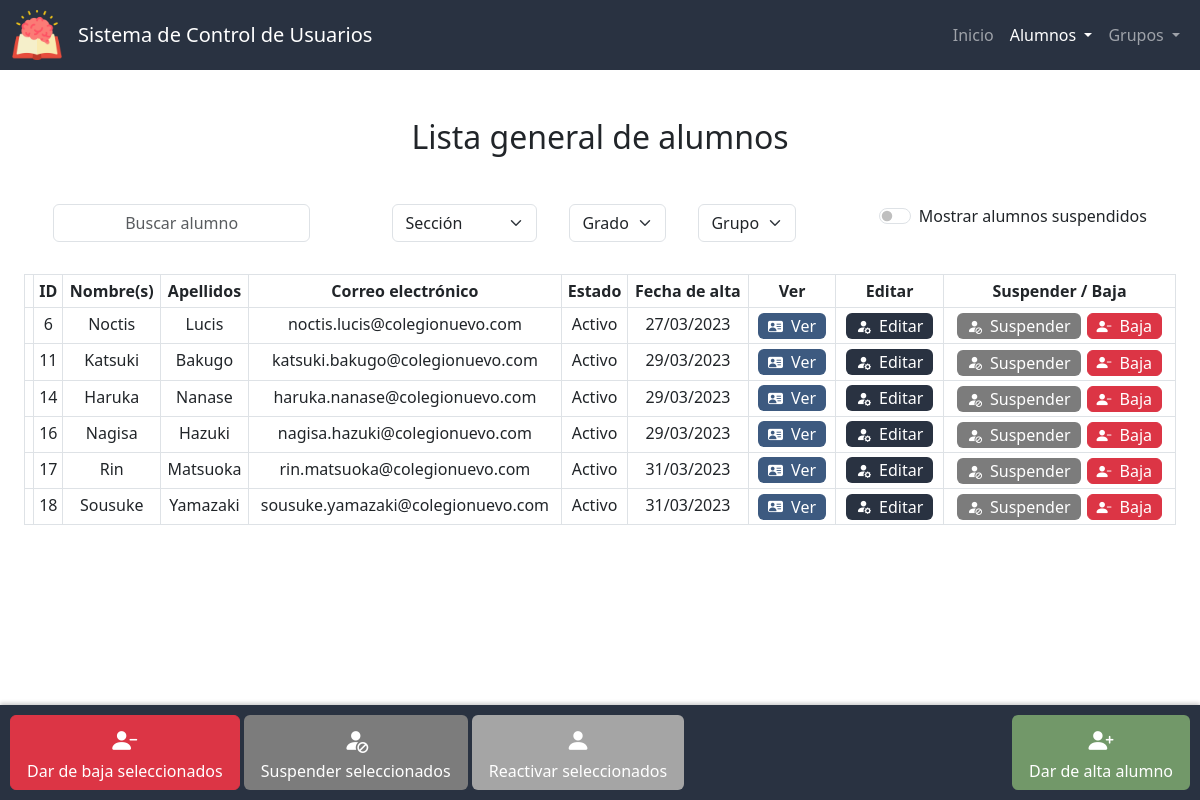
The page /lista_alumnos on the database its author committed.
### app.py (models this page shows, shortened)
class Alumnos(db.Model):
    id = db.Column(db.Integer, primary_key=True)
    nombre = db.Column(db.String(50), nullable=False)
    apellidos = db.Column(db.String(50), nullable=False)
    correo = db.Column(db.String(50), nullable=False, unique=True)
    estado = db.Column(db.Integer, nullable=False, default=0) # 0 - activo, 1 - suspendido, 2 - baja
    fecha_de_creacion = db.Column(db.DateTime, nullable=False, default=datetime.now)

### app.py (the view)
@app.route("/lista_alumnos", methods=["GET", "POST"])
def lista_alumnos():
    if request.method == "POST":
        grupo_actual = {}
        grupo_actual["seccion"] = request.form.get("seccion")
        grupo_actual["grado"] = request.form.get("grado")
        grupo_actual["grupo"] = request.form.get("grupo")
        suspendidos = True if request.form.get("suspendidos") == "on" else False
        estado = [0, 1] if suspendidos else [0]
        secciones = db.session.query(Grupos.seccion).distinct().all()
        datos = consultar_alumnos(grupo_actual, suspendidos,estado)
        if datos:
            return render_template("lista_alumnos.html", active="Lista de alumnos", lista=datos['lista'] , estados=ESTADOSV, grupo_actual=grupo_actual, secciones=secciones, grados=datos['grados'], grupos=datos['grupos'], suspendidos=suspendidos)
        else:
            lista = Alumnos.query.filter(Alumnos.estado.in_(estado)).all()
            return render_template("lista_alumnos.html", active="Lista de alumnos", lista=lista, estados=ESTADOSV, grupo_actual=None, secciones=secciones, grados=None, grupos=None, suspendidos=suspendidos)
    else:
        estado = 0
        lista = Alumnos.query.filter(Alumnos.estado == estado).all()
        secciones = db.session.query(Grupos.seccion).distinct().all()
        return render_template("lista_alumnos.html", active="Lista de alumnos", lista=lista, estados=ESTADOSV, grupo_actual=None, secciones=secciones, grados=None, grupos=None)

### templates/lista_alumnos.html (shortened to what this page needs)
{% extends "layout.html" %}
{% block scripts %}
    <link href="https://unpkg.com/bootstrap-table@1.21.3/dist/bootstrap-table.min.css" rel="stylesheet">
{% endblock %}
{% block main %}
    <h2 class="mb-5">
        {% if grupo_actual %} Lista de {% else %} Lista general de alumnos {% endif %}
    </h2>
    <form id="form-buscar-grupo" action="/lista_alumnos" method="post">
        <div class="d-flex justify-content-around">
            <div class="mb-3 mx-3">
                <input autocomplete="off" class="form-control mx-auto w-auto" autofocus id="buscar" placeholder="Buscar alumno" type="text">
            </div>
            <div class="d-flex flex-row bd-highlight mb-3 justify-content-center">
                <div class="mb-3 mx-3">
                    <select class="select form-select mx-auto w-auto" name="seccion" id="seccion" required>
                        <option selected value="">Sección</option>
                    </select>
                </div>
                <div class="d-flex flex-row justify-content-center" {% if grupo_actual.seccion %} style="display:block" {% else %} style="display:none" {% endif %}>
                    <div class="mb-3 mx-3">
                        <select class="select form-select mx-auto w-auto" name="grado" id="grado" required>
                            <option selected value="">Grado</option>
                        </select>
                    </div>
                    <div class="mb-3 mx-3">
                        <select class="select form-select mx-auto w-auto" name="grupo" id="grupo" required>
                            <option selected value="">Grupo</option>
                        </select>
                    </div>
                </div>
            </div>
            <div class="mb-3 mx-3">
                <div class="form-check form-switch switch-primario">
                    <input class="form-check-input" type="checkbox" id="suspendidos" name="suspendidos" {% if suspendidos %} checked {% endif %}>
                    <label class="form-check-label" for="suspendidos">Mostrar alumnos suspendidos</label>
                </div>
            </div>
        </div>
    </form>
    <div id="alumnos-div" class="container-fluid">
        <table id="tabla-alumnos" class="table table-hover table-bordered table-sm"
        data-search="true" data-search-accent-neutralise="true" data-search-selector="#buscar"
        data-show-columns="true" data-show-columns-toggle-all="true"
        data-show-pagination-switch="true" data-show-toggle="true" data-show-fullscreen="true"
        data-buttons-class="" data-locale="es-MX" data-visible-search="true"
        data-page-list="[10, 25, 50, 100, All]" data-select-item-name="selectedItems">
            <thead id="thead" class="color-primario">
                <tr>
                    <th data-field="state" data-checkbox="true"></th>
                    <th data-sortable="true" scope="col" data-visible="false" >ID</th>
                    <th data-sortable="true" scope="col">Nombre(s)</th>
                    <th data-sortable="true" scope="col">Apellidos</th>
                    <th data-sortable="true" scope="col">Correo electrónico</th>
                    <th data-sortable="true" scope="col" class="col-movil">Estado</th>
                    <th data-sortable="true" scope="col" class="col-movil">Fecha de alta</th>
                    <th>Ver</th>
                    <th class="col-movil">Editar</th>
                    <th class="col-movil">Suspender / Baja</th>
                </tr>
            </thead>
            <tbody id="tbody">
                {% for i in lista %}
                    <tr {% if i.estado == 1 %} class="suspendido" {% endif %}>
                        <td></td>
                        <td>{{ i.id }}</td>
                        <td >{{ i.nombre }}</td>
                        <td>{{ i.apellidos }}</td>
                        <td>{{ i.correo }}</td>
                        <td>{{ estados[i.estado] }}</td>
                        <td>{{ i.fecha_de_creacion.strftime('%d/%m/%Y') }}</td>
                        <td>
                            <form action="/ver_alumno" method="get">
                                <button type="submit" class="edit btn ver" title="Ver alumno"><i class="bi-small bi bi-person-vcard-fill mx-1"></i><span class="mx-1 no-movil">Ver</span></button>
                            </form>
                        </td>
                        <td>
                            <form action="/editar_alumno" method="get">
                                <button type="submit" class="edit btn color-primario" title="Editar alumno"><i class="bi-small bi bi-person-fill-gear mx-1"></i><span class="mx-1 no-movil">Editar</span></button>
                            </form>
                        </td>
                        <td>
                            <div class="btn-group">
                                <div {% if i.estado == 1 %} style="display:none;" {% endif %}>
                                    <form action="/suspender_alumno" method="post">
                                        <button type="submit" class="edit btn gris-oscuro" title="Suspender alumno"><i class="bi-small bi-person-fill-slash mx-1"></i><span class="mx-1 no-movil">Suspender</span></button>
                                    </form>
                                </div>
                                <form id="form-eliminar-alumno" action="/eliminar_alumno" method="post">
                                    <button type="button" class="edit btn btn-danger" title="Eliminar alumno" onclick="confirmarEliminar('{{ i.id }}', '{{ i.nombre }}', '{{ i.apellidos }}')"><i class="bi-small bi bi-person-dash-fill mx-1"></i><span class="mx-1 no-movil">Baja</span></button>
                                </form>
                            </div>
                        </td>
                    </tr>
                {% endfor %}
            </tbody>
        </table>
    </div>
    <div class="botones-fijos d-flex justify-content-between">
        <div class="btn-group">
            <div>
                <button id="eliminar-seleccionados" class="btn-big btn btn-danger" title="Dar de baja seleccionados"><i class="bi bi-person-dash-fill"></i><div class="mx-1 no-movil">Dar de baja seleccionados</div></button>
                <button id="suspender-seleccionados" class="btn-big btn gris-oscuro" title="Suspender seleccionados"><i class="bi bi-person-fill-slash"></i><div class="mx-1 no-movil">Suspender seleccionados</div></button>
                <button id="reactivar-seleccionados" class="btn-big btn gris" title="Reactivar seleccionados"><i class="bi bi-person-fill"></i><div class="mx-1 no-movil">Reactivar seleccionados</div></button>
            </div>
        </div>
        <div>
            <form action="/alta_alumno">
                <button type="submit" class="btn-big btn verde" title="Dar de alta alumno"><i class="bi bi-person-plus-fill"></i><div class="mx-1 no-movil">Dar de alta alumno</div></button>
            </form>
        </div>
    </div>
{% endblock %}

### static/styles.css (style rules this page uses)
:root { --color-primario: #293241; --color-primario-active: #3b4f69; --color-primario-hover: #334458; --letra-primario: white; --letra-primario-inactive: #9A9EA5; --letra-primario-hover: #C9CBCF; --verde: #729869; --verde-active: #588559; --amarillo: #D69900; --amarillo-active: #b17900; --color-ver: #3D5A80; --color-ver-active: #5281a7; --gris: #a5a5a5; --gris-active: #969696; --gris-oscuro: #7c7c7c; --gris-oscuro-active: #646464; }
.color-primario { background-color: var(--color-primario); color: var(--letra-primario); }
.btn.edit { padding: 0 5px; }
.btn.edit { margin: 0 3px; }
.btn.edit, .btn-big { transition: transform 0.2s ease-in-out; }
.btn-danger { margin: 0; }
.verde { background-color: var(--verde); color: var(--letra-primario); }
.gris { background-color: var(--gris); color: var(--letra-primario); }
.gris-oscuro { background-color: var(--gris-oscuro); color: var(--letra-primario); }
.ver { background-color: var(--color-ver); color: var(--letra-primario); }
#grado, #grupo { width: 100px; }
.bi { font-size: 25px; color: var(--letra-primario); }
.bi-small { font-size: 15px; }
.d-flex { display: flex; flex-wrap: wrap; }
input { text-align: center; }
#alumnos-div { max-width: 1500px; justify-content: center; margin-bottom: 75px; }
.botones-fijos { position: fixed; bottom: 0; left: 0; right: 0; display: flex; justify-content: center; padding: 10px; background-color: var(--color-primario); box-shadow: 0 -2px 4px rgba(0, 0, 0, 0.2); }

### rows shown on the page
Alumnos: id "6", nombre "Noctis", apellidos "Lucis", correo "noctis.lucis@colegionuevo.com", estado "Activo", fecha_de_creacion "27/03/2023"
Alumnos: id "11", nombre "Katsuki", apellidos "Bakugo", correo "katsuki.bakugo@colegionuevo.com", estado "Activo", fecha_de_creacion "29/03/2023"
Alumnos: id "14", nombre "Haruka", apellidos "Nanase", correo "haruka.nanase@colegionuevo.com", estado "Activo", fecha_de_creacion "29/03/2023"
Alumnos: id "16", nombre "Nagisa", apellidos "Hazuki", correo "nagisa.hazuki@colegionuevo.com", estado "Activo", fecha_de_creacion "29/03/2023"
Alumnos: id "17", nombre "Rin", apellidos "Matsuoka", correo "rin.matsuoka@colegionuevo.com", estado "Activo", fecha_de_creacion "31/03/2023"
Alumnos: id "18", nombre "Sousuke", apellidos "Yamazaki", correo "sousuke.yamazaki@colegionuevo.com", estado "Activo", fecha_de_creacion "31/03/2023"
